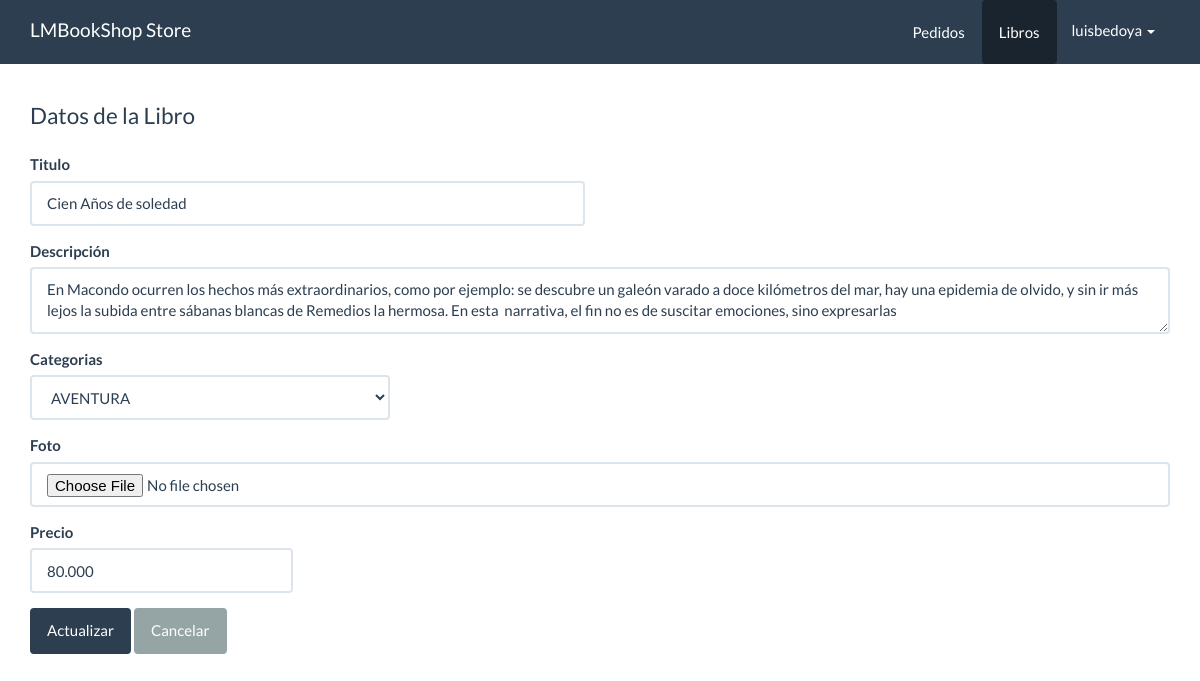
Screenshot of /panel/Libros/form_actualizar.php?id=23 (signed in) with the database file from the repository.
### tables this page shows
CREATE TABLE `libro` (
  `id` int(11) NOT NULL,
  `titulo` varchar(80) NOT NULL,
  `descripcion` varchar(300) NOT NULL,
  `foto` varchar(100) NOT NULL,
  `precio` decimal(10,3) NOT NULL,
  `categoria_id` int(10) NOT NULL,
  `fecha` date NOT NULL,
  `estado` int(11) NOT NULL DEFAULT 1
);

CREATE TABLE `categorias` (
  `id` int(10) NOT NULL,
  `nombre` varchar(50) NOT NULL
);

### src/Libro.php (called while the page is built, shortened)
<?php
class Libro
{
   private $cn = null;
   public function __construct()
   {
      $this->config = parse_ini_file(__DIR__ . '/../config.ini');
      $this->cn = new \PDO($this->config['dns'], $this->config['usuario'], $this->config['clave'], array(
         \PDO::MYSQL_ATTR_INIT_COMMAND => 'SET NAMES utf8'
      ));
   }
   public function mostrarPorId($id)
   {
      $sql = "SELECT * FROM `Libro` WHERE `id`=:id ";
      $resultado = $this->cn->prepare($sql);
      $_array = array(
         ":id" =>  $id
      );
      if ($resultado->execute($_array))
         return $resultado->fetch();
      return false;
   }
}

### src/Categoria.php (called while the page is built, shortened)
<?php
class Categoria
{
    private $cn = null;
    public function __construct()
    {
        $this->config = parse_ini_file(__DIR__ . '/../config.ini');
        $this->cn = new \PDO($this->config['dns'], $this->config['usuario'], $this->config['clave'], array(
            \PDO::MYSQL_ATTR_INIT_COMMAND => 'SET NAMES utf8'
        ));
    }
    public function mostrar()
    {
        $sql = "SELECT * FROM categorias";
        $resultado = $this->cn->prepare($sql);
        if ($resultado->execute())
            return $resultado->fetchAll();
        return false;
    }
}

### panel/libros/form_actualizar.php (the view, shortened to what this page needs)
<?php
if (isset($_GET['id']) && is_numeric($_GET['id'])) {
  $id = $_GET['id'];
  $Libro = new LMBookShop\Libro;
  $resultado = $Libro->mostrarPorId($id);
} else {
  header('Location: index.php');
}
?>
<!DOCTYPE html>
<html lang="en">
<head>
  <link rel="stylesheet" href="../../assets/css/bootstrap.min.css">
  <link rel="stylesheet" href="../../assets/css/estilos.css">
</head>
<body>
  <nav class="navbar navbar-default navbar-fixed-top">
    <div class="container">
      <div class="navbar-header">
        <a class="navbar-brand" href="../dashboard.php">LMBookShop Store</a>
      </div>
      <div id="navbar" class="navbar-collapse collapse">
        <ul class="nav navbar-nav pull-right">
          <li>
            <a href="../pedidos/index.php" class="btn">Pedidos</a>
          </li>
          <li class="active">
            <a href="index.php" class="btn">Libros</a>
          </li>
          <li class="dropdown">
            <a href="cerrar_Session.php" class="dropdown-toggle" data-toggle="dropdown" role="button" aria-haspopup="true" aria-expanded="false"><?php print $_SESSION['usuario_info']['nombre_usuario'] ?> <span class="caret"></span></a>
          </li>
        </ul>
      </div>
    </div>
  </nav>
  <div class="container" id="main">
    <div class="row">
      <div class="col-md-12">
        <fieldset>
          <legend>Datos de la Libro</legend>
          <form method="POST" action="../acciones.php" enctype="multipart/form-data">
            <div class="row">
              <div class="col-md-6">
                <div class="form-group">
                  <label>Titulo</label>
                  <input value="<?php print $resultado['titulo'] ?>" type="text" class="form-control" name="titulo" required>
                </div>
              </div>
            </div>
            <div class="row">
              <div class="col-md-12">
                <div class="form-group">
                  <label>Descripción</label>
                  <textarea class="form-control" name="descripcion" id="" cols="3" required><?php print $resultado['descripcion'] ?></textarea>
                </div>
              </div>
            </div>
            <div class="row">
              <div class="col-md-4">
                <div class="form-group">
                  <label>Categorias</label>
                  <select class="form-control" name="categoria_id" required>
                    <?php
                    $categoria = new LMBookShop\Categoria;
                    $info_categoria = $categoria->mostrar();
                    $cantidad = count($info_categoria);
                    for ($x = 0; $x < $cantidad; $x++) {
                      $item = $info_categoria[$x];
                    ?>
                      <option value="<?php print $item['id'] ?>" <?php print $resultado['categoria_id'] == $item['id'] ? 'selected' : '' ?>><?php print $item['nombre'] ?></option>
                    <?php
                    }
                    ?>
                  </select>
                </div>
              </div>
            </div>
            <div class="row">
              <div class="col-md-12">
                <div class="form-group">
                  <label>Foto</label>
                  <input type="file" class="form-control" name="foto">
                </div>
              </div>
            </div>
            <div class="row">
              <div class="col-md-3">
                <div class="form-group">
                  <label>Precio</label>
                  <input value="<?php print $resultado['precio'] ?>" type="text" class="form-control" name="precio" placeholder="0.00" required>
                </div>
              </div>
            </div>
            <input type="submit" class="btn btn-primary" name="accion" value="Actualizar">
            <a href="index.php" class="btn btn-default">Cancelar</a>
          </form>
        </fieldset>
      </div>
    </div>
  </div>
</body>
</html>

### assets/css/estilos.css (style rules this page uses)
#main { margin-top: 100px; }

### rows the page displays
libro: titulo "Cien Años de soledad", descripcion "En Macondo ocurren los hechos más extraordinarios, como por ejemplo: se descubre un galeón varado a doce kilómetros del mar, hay una epidemia de olvido, y sin ir más lejos la subida entre sábanas blancas de Remedios la hermosa. En esta narrativa, el fin no es de suscitar emociones, sino expresarlas", categoria_id "AVENTURA", precio "80.000"

### other values shown
$_SESSION['usuario_info']['nombre_usuario'] "luisbedoya"
